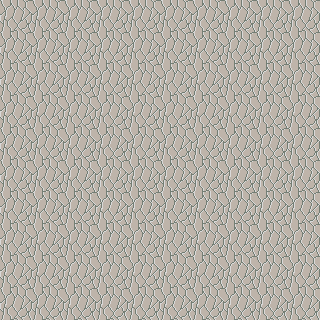

A level layout from a 2D game, rendered from its tile map. Below: a short description, then the map file with its tile-grid data intact:
An orthogonal 10x10 tile map with 32x32 px tiles, 1 tile layer (Camada de Tiles 1).

<map version="1.0" orientation="orthogonal" renderorder="right-down" width="10" height="10" tilewidth="32" tileheight="32">
 <tileset firstgid="1" name="floor" tilewidth="32" tileheight="32">
  <image source="floor.png" width="32" height="32" />
 </tileset>
 <layer name="Camada de Tiles 1" width="10" height="10">
  <data>
   <tile gid="1" />
   <tile gid="1" />
   <tile gid="1" />
   <tile gid="1" />
   <tile gid="1" />
   <tile gid="1" />
   <tile gid="1" />
   <tile gid="1" />
   <tile gid="1" />
   <tile gid="1" />
   <tile gid="1" />
   <tile gid="1" />
   <tile gid="1" />
   <tile gid="1" />
   <tile gid="1" />
   <tile gid="1" />
   <tile gid="1" />
   <tile gid="1" />
   <tile gid="1" />
   <tile gid="1" />
   <tile gid="1" />
   <tile gid="1" />
   <tile gid="1" />
   <tile gid="1" />
   <tile gid="1" />
   <tile gid="1" />
   <tile gid="1" />
   <tile gid="1" />
   <tile gid="1" />
   <tile gid="1" />
   <tile gid="1" />
   <tile gid="1" />
   <tile gid="1" />
   <tile gid="1" />
   <tile gid="1" />
   <tile gid="1" />
   <tile gid="1" />
   <tile gid="1" />
   <tile gid="1" />
   <tile gid="1" />
   <tile gid="1" />
   <tile gid="1" />
   <tile gid="1" />
   <tile gid="1" />
   <tile gid="1" />
   <tile gid="1" />
   <tile gid="1" />
   <tile gid="1" />
   <tile gid="1" />
   <tile gid="1" />
   <tile gid="1" />
   <tile gid="1" />
   <tile gid="1" />
   <tile gid="1" />
   <tile gid="1" />
   <tile gid="1" />
   <tile gid="1" />
   <tile gid="1" />
   <tile gid="1" />
   <tile gid="1" />
   <tile gid="1" />
   <tile gid="1" />
   <tile gid="1" />
   <tile gid="1" />
   <tile gid="1" />
   <tile gid="1" />
   <tile gid="1" />
   <tile gid="1" />
   <tile gid="1" />
   <tile gid="1" />
   <tile gid="1" />
   <tile gid="1" />
   <tile gid="1" />
   <tile gid="1" />
   <tile gid="1" />
   <tile gid="1" />
   <tile gid="1" />
   <tile gid="1" />
   <tile gid="1" />
   <tile gid="1" />
   <tile gid="1" />
   <tile gid="1" />
   <tile gid="1" />
   <tile gid="1" />
   <tile gid="1" />
   <tile gid="1" />
   <tile gid="1" />
   <tile gid="1" />
   <tile gid="1" />
   <tile gid="1" />
   <tile gid="1" />
   <tile gid="1" />
   <tile gid="1" />
   <tile gid="1" />
   <tile gid="1" />
   <tile gid="1" />
   <tile gid="1" />
   <tile gid="1" />
   <tile gid="1" />
   <tile gid="1" />
  </data>
 </layer>
</map>